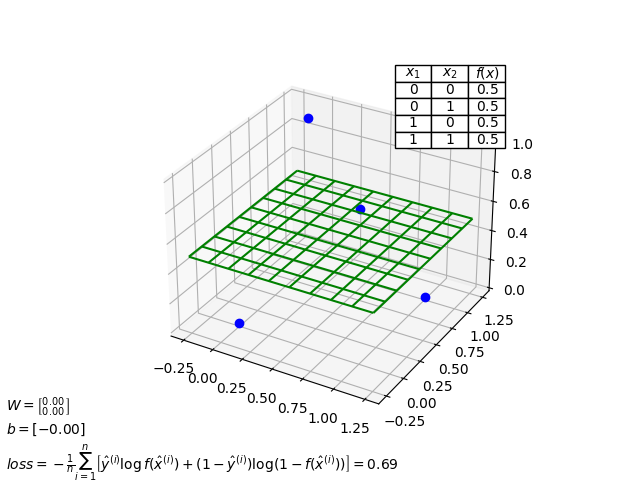

This figure's Python source:
import torch
import matplotlib.pyplot as plt
import numpy as np

# Variables we tweak to find the lowest loss
learning_rate = 0.1
epochs = 10000

# Observed/training input and output
x_train = torch.tensor([[0., 0.], [0., 1.], [1., 0.], [1., 1.]])
y_train = torch.tensor([[1.], [1.], [1.], [0.]])


class SigmoidModel:
    def __init__(self):
        # Model variables
        self.W = torch.rand((2, 1), dtype=torch.float, requires_grad=True)
        self.b = torch.rand((1, 1), dtype=torch.float, requires_grad=True)

    # logits er modellprediktoren før normalisering ved hjelp av σ eller softmax
    def logits(self, x):
        return x @ self.W + self.b

    # Predictor
    def f(self, x):
        return torch.sigmoid(self.logits(x))

    # Loss function
    def loss(self, x, y):
        return torch.nn.functional.binary_cross_entropy_with_logits(self.logits(x), y)


model = SigmoidModel()

# Optimize: adjust W and b to minimize loss using stochastic gradient descent
optimizer = torch.optim.SGD([model.b, model.W], learning_rate)
for epoch in range(epochs):
    model.loss(x_train, y_train).backward()  # Compute loss gradients
    optimizer.step()  # Perform optimization by adjusting W and b
    optimizer.zero_grad()  # Clear gradients for next step

# Print model variables and loss
print("W = %s, b = %s, loss = %s" % (model.W, model.b, model.loss(x_train, y_train)))

# Visualize result
fig = plt.figure("NAND Operator")
plot1 = fig.add_subplot(111, projection='3d')

plot1_f = plot1.plot_wireframe(np.array([[]]), np.array([[]]), np.array([[]]), color="green",
                               label="$y=f(x)=\\sigma(xW+b)$")

# Data points
plot1.plot(x_train[:, 0].squeeze(),
           x_train[:, 1].squeeze(),
           y_train[:, 0].squeeze(),
           'o',
           label="$(\\hat x_1^{(i)}, \\hat x_2^{(i)},\\hat y^{(i)})$",
           color="blue")

plot1_info = fig.text(0.01, 0.02, "$W=\\genfrac{[}{]}{0}{}{%.2f}{%.2f}$\n$b=[%.2f]$\n$loss = -\\frac{1}{n}\\sum_{"
                                  "i=1}^{n}\\left [ \\hat y^{(i)} "
                                  "\\log\\/f(\\hat x^{(i)}) + (1-\\hat y^{(i)}) \\log (1-f(\\hat x^{(i)})) \\right ] = %.2f$ "
                      % (model.W[0, 0], model.W[1, 0], model.b[0, 0], model.loss(x_train, y_train)))

# Grids
x1_grid, x2_grid = torch.tensor(np.meshgrid(np.linspace(-0.25, 1.25, 10), np.linspace(-0.25, 1.25, 10)),
                                dtype=torch.float)
y_grid = torch.tensor(np.empty([10, 10]), dtype=torch.float)
for i in range(0, x1_grid.shape[0]):
    for j in range(0, x1_grid.shape[1]):
        y_grid[i, j] = model.f(torch.tensor([[x1_grid[i, j], x2_grid[i, j]]])).detach()
plot1_f = plot1.plot_wireframe(x1_grid, x2_grid, y_grid, color="green")

# Table
table = plt.table(cellText=[[0, 0, 0], [0, 1, 0], [1, 0, 0], [1, 1, 0]],
                  colWidths=[0.1] * 3,
                  colLabels=["$x_1$", "$x_2$", "$f(x)$"],
                  cellLoc="center",
                  loc="upper right")
table._cells[(1, 2)]._text.set_text("${%.1f}$" % model.f(torch.tensor([[0., 0.]], dtype=torch.float)).detach())
table._cells[(2, 2)]._text.set_text("${%.1f}$" % model.f(torch.tensor([[0., 1.]], dtype=torch.float)).detach())
table._cells[(3, 2)]._text.set_text("${%.1f}$" % model.f(torch.tensor([[1., 0.]], dtype=torch.float)).detach())
table._cells[(4, 2)]._text.set_text("${%.1f}$" % model.f(torch.tensor([[1., 1.]], dtype=torch.float)).detach())

plt.savefig('NAND')
plt.show()
